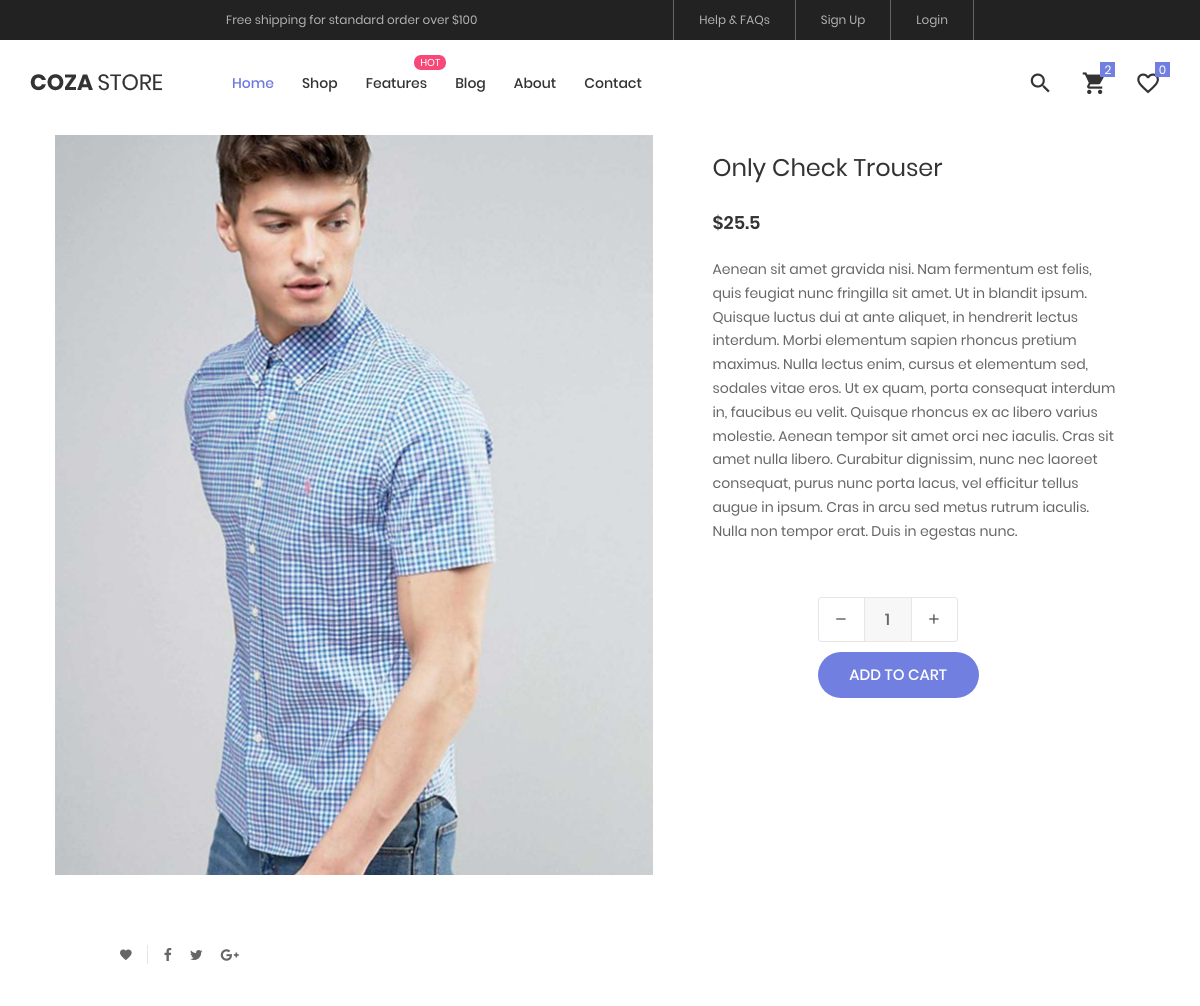
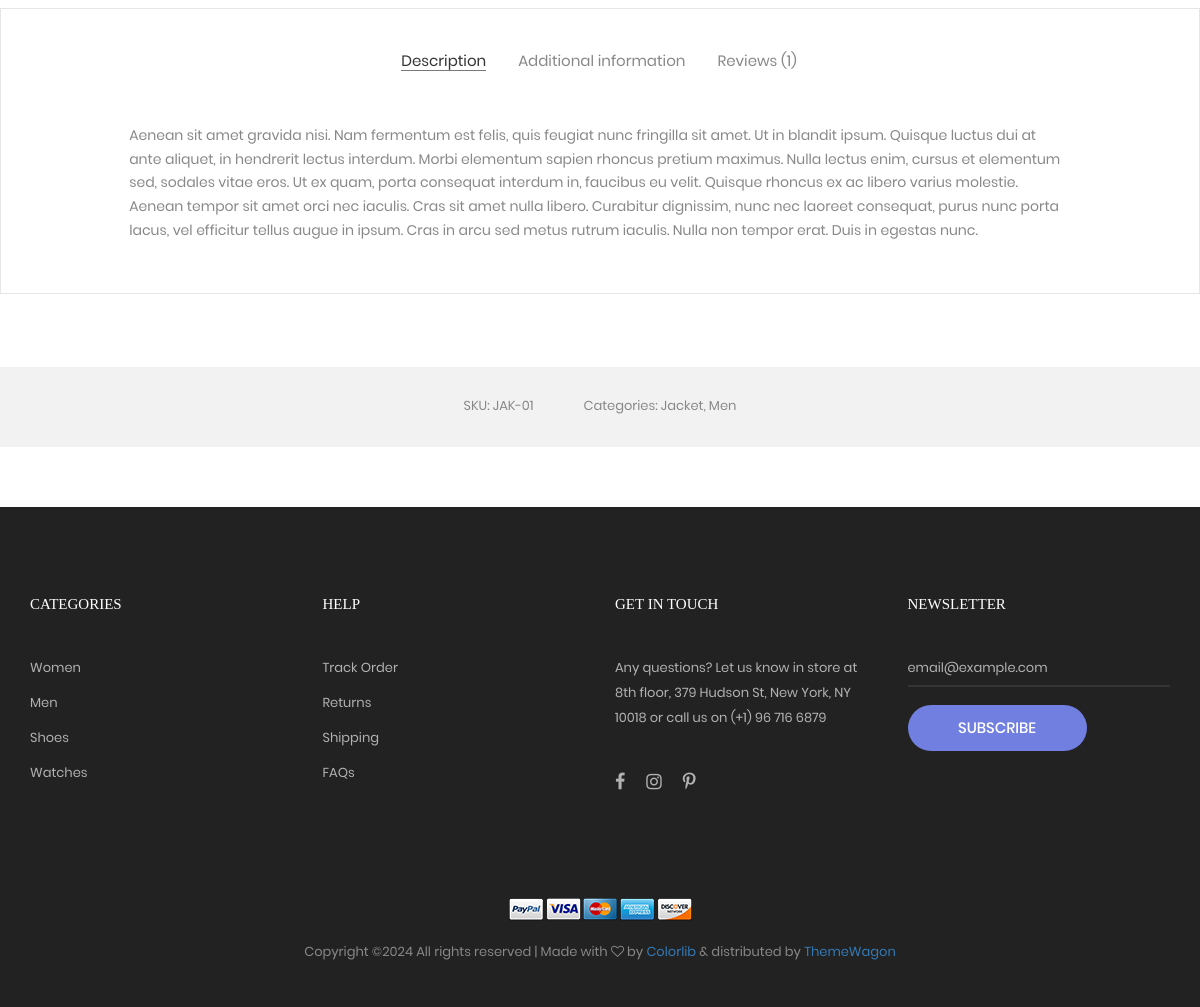
The page /delail/1 on the database its author committed (2 pictures, top to bottom).
### hai/models.py (models this page shows, shortened)
class producte(models.Model):
    LIVE=1
    DELETE=0
    DELETE_CHOICES=(LIVE,'live'),(DELETE,'delete')
    title=models.CharField(max_length=200)
    price=models.FloatField()
    description=models.TextField()
    image=models.ImageField(upload_to='Images')
    priority=models.IntegerField(default=0)
    delete_status=models.IntegerField(choices=DELETE_CHOICES,default=LIVE)
    created_at=models.DateTimeField(auto_now_add=True)
    updated_at=models.DateTimeField(auto_now=True)

### hai/views.py (the view)
# urls.py: path('delail/<int:id>',views.detail_product,name='detail'),
def detail_product(request,id):
    obj=producte.objects.get(id=id)
    list_data={'obj':obj}
    return render(request,'product-detail.html',list_data)

### templates/product-detail.html (shortened to what this page needs)
<!DOCTYPE html>
{% load static%}
<html lang="en">
<head>
	<link rel="stylesheet" type="text/css" href="{% static 'vendor/bootstrap/css/bootstrap.min.css'%}">
	<link rel="stylesheet" type="text/css" href="{% static 'fonts/font-awesome-4.7.0/css/font-awesome.min.css'%}">
	<link rel="stylesheet" type="text/css" href="{% static 'fonts/iconic/css/material-design-iconic-font.min.css'%}">
	<link rel="stylesheet" type="text/css" href="{% static 'fonts/linearicons-v1.0.0/icon-font.min.css'%}">
	<link rel="stylesheet" type="text/css" href="{% static 'vendor/animate/animate.css'%}">
	<link rel="stylesheet" type="text/css" href="{% static 'vendor/css-hamburgers/hamburgers.min.css'%}">
	<link rel="stylesheet" type="text/css" href="{% static 'vendor/animsition/css/animsition.min.css'%}">
	<link rel="stylesheet" type="text/css" href="{% static 'vendor/select2/select2.min.css'%}">
	<link rel="stylesheet" type="text/css" href="{% static 'vendor/daterangepicker/daterangepicker.css'%}">
	<link rel="stylesheet" type="text/css" href="{% static 'vendor/slick/slick.css'%}">
	<link rel="stylesheet" type="text/css" href="{% static 'vendor/MagnificPopup/magnific-popup.css'%}">
	<link rel="stylesheet" type="text/css" href="{% static 'vendor/perfect-scrollbar/perfect-scrollbar.css'%}">
	<link rel="stylesheet" type="text/css" href="{% static 'css/util.css'%}">
	<link rel="stylesheet" type="text/css" href="{% static 'css/main.css'%}">
</head>
<body class="animsition">
	{% block header %}
	{% include 'blank_header.html'%}
	{% endblock header %}
	<section class="sec-product-detail bg0 p-t-65 p-b-60 mt-5">
		<div class="container">
			<div class="row">
				<div class="col-md-6 col-lg-7 p-b-30">
					<div class="p-l-25 p-r-30 p-lr-0-lg">
						<div class="wrap-slick3 flex-sb flex-w">
									<div class="wrap-pic-w pos-relative">
										<img src="{{obj.image.url}}" alt="IMG-PRODUCT">
									</div>
						</div>
					</div>
				</div>
				<div class="col-md-6 col-lg-5 p-b-30">
					<div class="p-r-50 p-t-5 p-lr-0-lg">
						<h4 class="mtext-105 cl2 js-name-detail p-b-14">
							{{obj.title}}
						</h4>
						<span class="mtext-106 cl2">
							${{obj.price}}
						</span>
						<p class="stext-102 cl3 p-t-23">
							{{obj.description}}
						</p>
						<div class="p-t-33">
							<form method="post" action="{% url 'add_cart' %}" enctype="multipart/form-data">
							<div class="flex-w flex-r-m p-b-10">
								<div class="size-204 flex-w flex-m respon6-next">
									<div class="wrap-num-product flex-w m-r-20 m-tb-10">
                                        <div class="btn-num-product-down cl8 hov-btn3 trans-04 flex-c-m">
											<i class="fs-16 zmdi zmdi-minus"></i>
										</div>
										<input  type="number" name="quantity" value="1" class="mtext-104 cl3 txt-center num-product">
										<div class="btn-num-product-up cl8 hov-btn3 trans-04 flex-c-m">
											<i class="fs-16 zmdi zmdi-plus"></i>
										</div>
									</div>
									<button class="flex-c-m stext-101 cl0 size-101 bg1 bor1 hov-btn1 p-lr-15 trans-04 js-addcart-detail" type="submit">
										Add to cart
									</button>
								</div>
							</div>
							</form>
		                </div>
				  </div>
              </div>
						<div class="flex-w flex-m p-l-100 p-t-40 respon7">
							<div class="flex-m bor9 p-r-10 m-r-11">
								<a href="#" class="fs-14 cl3 hov-cl1 trans-04 lh-10 p-lr-5 p-tb-2 js-addwish-detail tooltip100" data-tooltip="Add to Wishlist">
									<i class="zmdi zmdi-favorite"></i>
								</a>
							</div>
							<a href="#" class="fs-14 cl3 hov-cl1 trans-04 lh-10 p-lr-5 p-tb-2 m-r-8 tooltip100" data-tooltip="Facebook">
								<i class="fa fa-facebook"></i>
							</a>
							<a href="#" class="fs-14 cl3 hov-cl1 trans-04 lh-10 p-lr-5 p-tb-2 m-r-8 tooltip100" data-tooltip="Twitter">
								<i class="fa fa-twitter"></i>
							</a>
							<a href="#" class="fs-14 cl3 hov-cl1 trans-04 lh-10 p-lr-5 p-tb-2 m-r-8 tooltip100" data-tooltip="Google Plus">
								<i class="fa fa-google-plus"></i>
							</a>
						</div>
					</div>
				</div>
			<div class="bor10 m-t-50 p-t-43 p-b-40">
				<div class="tab01">
					<ul class="nav nav-tabs" role="tablist">
						<li class="nav-item p-b-10">
							<a class="nav-link active" data-toggle="tab" href="#description" role="tab">Description</a>
						</li>
						<li class="nav-item p-b-10">
							<a class="nav-link" data-toggle="tab" href="#information" role="tab">Additional information</a>
						</li>
						<li class="nav-item p-b-10">
							<a class="nav-link" data-toggle="tab" href="#reviews" role="tab">Reviews (1)</a>
						</li>
					</ul>
					<div class="tab-content p-t-43">
						<div class="tab-pane fade show active" id="description" role="tabpanel">
							<div class="how-pos2 p-lr-15-md">
								<p class="stext-102 cl6">
									Aenean sit amet gravida nisi. Nam fermentum est felis, quis feugiat nunc fringilla sit amet. Ut in blandit ipsum. Quisque luctus dui at ante aliquet, in hendrerit lectus interdum. Morbi elementum sapien rhoncus pretium maximus. Nulla lectus enim, cursus et elementum sed, sodales vitae eros. Ut ex quam, porta consequat interdum in, faucibus eu velit. Quisque rhoncus ex ac libero varius molestie. Aenean tempor sit amet orci nec iaculis. Cras sit amet nulla libero. Curabitur dignissim, nunc nec laoreet consequat, purus nunc porta lacus, vel efficitur tellus augue in ipsum. Cras in arcu sed metus rutrum iaculis. Nulla non tempor erat. Duis in egestas nunc.
								</p>
							</div>
						</div>
					</div>
				</div>
			</div>
		<div class="bg6 flex-c-m flex-w size-302 m-t-73 p-tb-15">
			<span class="stext-107 cl6 p-lr-25">
				SKU: JAK-01
			</span>
			<span class="stext-107 cl6 p-lr-25">
				Categories: Jacket, Men
			</span>
		</div>
	</section>
	<footer class="bg3 p-t-75 p-b-32">
		<div class="container">
			<div class="row">
				<div class="col-sm-6 col-lg-3 p-b-50">
					<h4 class="stext-301 cl0 p-b-30">
						Categories
					</h4>
					<ul>
						<li class="p-b-10">
							<a href="#" class="stext-107 cl7 hov-cl1 trans-04">
								Women
							</a>
						</li>
						<li class="p-b-10">
							<a href="#" class="stext-107 cl7 hov-cl1 trans-04">
								Men
							</a>
						</li>
						<li class="p-b-10">
							<a href="#" class="stext-107 cl7 hov-cl1 trans-04">
								Shoes
							</a>
						</li>
						<li class="p-b-10">
							<a href="#" class="stext-107 cl7 hov-cl1 trans-04">
								Watches
							</a>
						</li>
					</ul>
				</div>
				<div class="col-sm-6 col-lg-3 p-b-50">
					<h4 class="stext-301 cl0 p-b-30">
						Help
					</h4>
					<ul>
						<li class="p-b-10">
							<a href="#" class="stext-107 cl7 hov-cl1 trans-04">
								Track Order
							</a>
						</li>
						<li class="p-b-10">
							<a href="#" class="stext-107 cl7 hov-cl1 trans-04">
								Returns
							</a>
						</li>
						<li class="p-b-10">
							<a href="#" class="stext-107 cl7 hov-cl1 trans-04">
								Shipping
							</a>
						</li>
						<li class="p-b-10">
							<a href="#" class="stext-107 cl7 hov-cl1 trans-04">
								FAQs
							</a>
						</li>
					</ul>
				</div>
				<div class="col-sm-6 col-lg-3 p-b-50">
					<h4 class="stext-301 cl0 p-b-30">
						GET IN TOUCH
					</h4>
					<p class="stext-107 cl7 size-201">
						Any questions? Let us know in store at 8th floor, 379 Hudson St, New York, NY 10018 or call us on (+1) 96 716 6879
					</p>
					<div class="p-t-27">
						<a href="#" class="fs-18 cl7 hov-cl1 trans-04 m-r-16">
							<i class="fa fa-facebook"></i>
						</a>
						<a href="#" class="fs-18 cl7 hov-cl1 trans-04 m-r-16">
							<i class="fa fa-instagram"></i>
						</a>
						<a href="#" class="fs-18 cl7 hov-cl1 trans-04 m-r-16">
							<i class="fa fa-pinterest-p"></i>
						</a>
					</div>
				</div>
				<div class="col-sm-6 col-lg-3 p-b-50">
					<h4 class="stext-301 cl0 p-b-30">
						Newsletter
					</h4>
					<form>
						<div class="wrap-input1 w-full p-b-4">
							<input class="input1 bg-none plh1 stext-107 cl7" type="text" name="email" placeholder="email@example.com">
						</div>
						<div class="p-t-18">
							<button class="flex-c-m stext-101 cl0 size-103 bg1 bor1 hov-btn2 p-lr-15 trans-04">
								Subscribe
							</button>
						</div>
					</form>
				</div>
			</div>
			<div class="p-t-40">
				<div class="flex-c-m flex-w p-b-18">
					<a href="#" class="m-all-1">
						<img src="{% static 'images/icons/icon-pay-01.png'%}" alt="ICON-PAY">
					</a>
					<a href="#" class="m-all-1">
						<img src="{% static 'images/icons/icon-pay-02.png'%}" alt="ICON-PAY">
					</a>
					<a href="#" class="m-all-1">
						<img src="{% static 'images/icons/icon-pay-03.png'%}" alt="ICON-PAY">
					</a>
					<a href="#" class="m-all-1">
						<img src="{% static 'images/icons/icon-pay-04.png'%}" alt="ICON-PAY">
					</a>
					<a href="#" class="m-all-1">
						<img src="{% static 'images/icons/icon-pay-05.png'%}" alt="ICON-PAY">
					</a>
				</div>
				<p class="stext-107 cl6 txt-center">
Copyright &copy;<script>document.write(new Date().getFullYear());</script> All rights reserved | Made with <i class="fa fa-heart-o" aria-hidden="true"></i> by <a href="https://colorlib.com" target="_blank">Colorlib</a> &amp; distributed by <a href="https://themewagon.com" target="_blank">ThemeWagon</a>
				</p>
			</div>
		</div>
	</footer>
</body>
</html>

### static/css/main.css (style rules this page uses)
.container { max-width: 1380px; }
@media (max-width: 1600px) { .container { max-width: 1200px; } }
.wrap-slick3 { position: relative; }
.tab01 .nav-tabs { display: -webkit-box; display: -webkit-flex; display: -moz-box; display: -ms-flexbox; display: flex; flex-wrap: wrap; justify-content: center; align-items: center; border: none; }
.tab01 .nav-tabs .nav-item { margin: 0px 15px; }
.tab01 .nav-link { font-family: Poppins-Regular; font-size: 15px; color: #888; line-height: 1.2; padding: 0; border-radius: 0px; border: none; border-bottom: 1px solid transparent; -webkit-transition: all 0.4s; -o-transition: all 0.4s; -moz-transition: all 0.4s; transition: all 0.4s; }
.tab01 .nav-link.active { color: #333; border-color: #797979; }
.wrap-num-product { width: 140px; height: 45px; border: 1px solid #e6e6e6; border-radius: 3px; overflow: hidden; }
.btn-num-product-up, .btn-num-product-down { width: 45px; height: 100%; cursor: pointer; }
.num-product { width: calc(100% - 90px); height: 100%; border-left: 1px solid #e6e6e6; border-right: 1px solid #e6e6e6; background-color: #f7f7f7; }
input.num-product { -moz-appearance: textfield; appearance: none; -webkit-appearance: none; }
.tooltip100 { position: relative; }
.tooltip100::after { content: attr(data-tooltip); font-family: Poppins-Regular; font-size: 12px; color: #888; line-height: 18px; white-space: nowrap; display: block; position: absolute; background: #fff; border: 1px solid #ccc; height: 20px; padding: 0px 8px; top: -35px; left: 50%; -webkit-transform: translateX(-50%); -moz-transform: translateX(-50%); -ms-transform: translateX(-50%); -o-transform: translateX(-50%); transform: translateX(-50%); box-shadow: 0 3px 6px 0px rgba(0,0,0,0.18); -moz-box-shadow: 0 3px 6px 0px rgba(0,0,0,0.18); -webkit-box-shadow: 0 3px 6px 0px rgba(0,0,0,0.18); -o-box-shadow: 0 3px 6px 0px rgba(0,0,0,0.18); -ms-box-shadow: 0 3px 6px 0px rgba(0,0,0,0.18); -webkit-transition: all 0.2s; -o-transition: all 0.2s; -moz-transition: all 0.2s; transition: all 0.2s; visibility: hidden; opacity: 0; }
.cl0 { color: #fff; }
.cl2 { color: #333; }
.cl3 { color: #666; }
.cl6 { color: #888; }
.cl7 { color: #b2b2b2; }
.cl8 { color: #555; }
.stext-101 { font-family: Poppins-Medium; font-size: 15px; line-height: 1.466667; text-transform: uppercase; }
.stext-102 { font-family: Poppins-Regular; font-size: 14px; line-height: 1.7; }
.stext-107 { font-family: Poppins-Regular; font-size: 13px; line-height: 1.923; }
.stext-301 { font-family: Montserrat-Bold; font-size: 15px; line-height: 1.6; text-transform: uppercase; }
.mtext-104 { font-family: Poppins-Medium; font-size: 16px; line-height: 1.6; }
.mtext-105 { font-family: Poppins-Regular; font-size: 24px; line-height: 1.5; }
.mtext-106 { font-family: Poppins-SemiBold; font-size: 18px; line-height: 1.388888; }
.size-101 { min-width: 161px; height: 46px; }
.size-103 { min-width: 179px; height: 46px; }
.size-201 { max-width: 270px; }
.size-204 { width: calc(100% - 105px); }
.size-302 { min-height: 80px; }
.bg-none { background-color: transparent; }
.bg0 { background-color: #fff; }
.bg1 { background-color: #717fe0; }
.bg3 { background-color: #222; }
.bg6 { background-color: #f2f2f2; }
.bor1 { border-radius: 23px; }
.bor9 { border-right: 1px solid #e6e6e6; }
.bor10 { border: 1px solid #e6e6e6; }
.wrap-input1 { position: relative; border-bottom: 2px solid rgba(204,204,204, 0.1); }
.input1 { background-color: transparent; width: 100%; }
.how-pos2 { padding-left: 10.7%; padding-right: 11%; }

### rows shown on the page
producte: image (picture), title "Only Check Trouser", price "25.5", description "Aenean sit amet gravida nisi. Nam fermentum est felis, quis feugiat nunc fringilla sit amet. Ut in blandit ipsum. Quisque luctus dui at ante aliquet, in hendrerit lectus interdum. Morbi elementum sapien rhoncus pretium maximus. Nulla lectus enim, cursus et elementum sed, sodales vitae eros. Ut ex quam, porta consequat interdum in, faucibus eu velit. Quisque rhoncus ex ac libero varius molestie. Aenean tempor sit amet orci nec iaculis. Cras sit amet nulla libero. Curabitur dignissim, nunc nec laoreet consequat, purus nunc porta lacus, vel efficitur tellus augue in ipsum. Cras in arcu sed metus rutrum iaculis. Nulla non tempor erat. Duis in egestas nunc."
